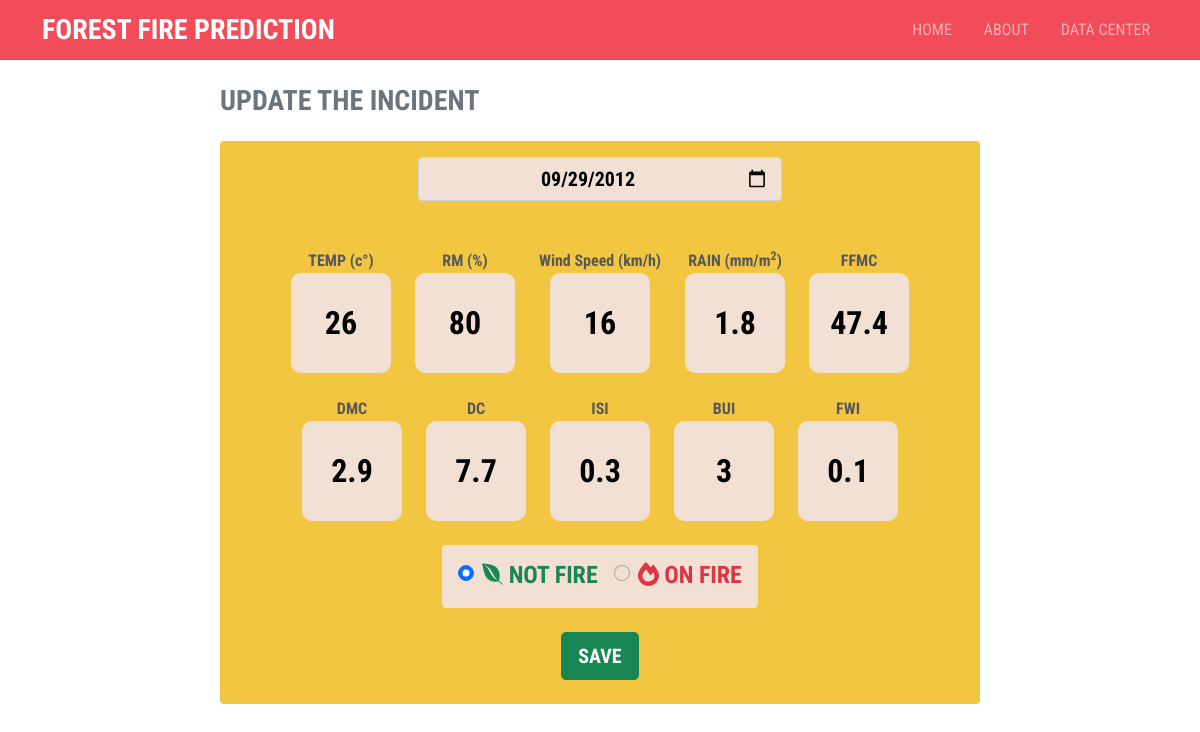
Page /update.php?i=132 on the committed database.
### tables this page shows
CREATE TABLE IF NOT EXISTS `datacenter` (
  `id` int(11) NOT NULL AUTO_INCREMENT,
  `tanggal` date NOT NULL,
  `temprature` float NOT NULL,
  `rm` float NOT NULL,
  `windspeed` float NOT NULL,
  `rain` float NOT NULL,
  `ffmc` float NOT NULL,
  `dmc` float NOT NULL,
  `dc` float NOT NULL,
  `isi` float NOT NULL,
  `bui` float NOT NULL,
  `fwi` float NOT NULL,
  `incident` varchar(256) NOT NULL,
  PRIMARY KEY (`id`)
);

### system.php (called while the page is built, shortened)
<?php
$con = mysqli_connect("localhost", "root", "", "kebakaran-nn") or die("Koneksi Gagal !!");
function query($sql): array
{
    global $con;
    $query = mysqli_query($con, $sql);
    $rows = array();
    while ($arr = mysqli_fetch_row($query)) {
        $rows[] = $arr;
    }
    return $rows;
}

### update.php (the view, shortened to what this page needs)
<!doctype html>
<html lang="en">
<head>
  <link href="https://cdn.jsdelivr.net/npm/bootstrap@5.1.3/dist/css/bootstrap.min.css" rel="stylesheet">
  <link rel="stylesheet" href="app.css">
</head>
<body>
  <?php
  include "./template/navbar.php";
  require "./system.php";
  $data = query("SELECT * FROM datacenter WHERE id = " . $_GET['i'] . " ")[0];
  ?>
  <div class="container">
    <div class="row justify-content-center my-4">
      <div class="col-md-8 px-0">
        <h3 class="m-0 fw-bold text-secondary">UPDATE THE INCIDENT</h3>
      </div>
      <div class="col-md-8 rounded px-3 pt-3 mt-4 predict-page">
        <form action="" class="mb-4" method="POST">
          <div class="d-flex justify-content-center mb-4">
            <div class="input-group w-50 mb-4">
              <input type="date" name="tgl" value="<?= $data[1]; ?>" class="form-control text-center fs-5" placeholder="DATE" required autofocus>
            </div>
          </div>
          <div class="d-flex justify-content-center gap-4 flex-wrap">
            <div class="base">
              <p class="m-0 fw-bold text-center text-2">TEMP (c&#176;)</p>
              <input type="number" value="<?= $data[2]; ?>" name="temp" class="basic-form-control" min="22" max="42" step=".0" placeholder="42" required>
            </div>
            <div class="base">
              <p class="m-0 fw-bold text-center text-2">RM (%)</p>
              <input type="number" value="<?= $data[3]; ?>" name="rm" class="basic-form-control" min="21" max="90" placeholder="90" required>
            </div>
            <div class="base">
              <p class="m-0 fw-bold text-center text-2">Wind Speed (km/h)</p>
              <input type="number" value="<?= $data[4]; ?>" name="ws" class="basic-form-control" min="6" max="29" placeholder="29" required>
            </div>
            <div class="base">
              <p class="m-0 fw-bold text-center text-2">RAIN (mm/m<sup>2</sup>)</p>
              <input type="number" value="<?= $data[5]; ?>" name="rain" class="basic-form-control" min="0" max="16.8" step="0.01" placeholder="16,8" required>
            </div>
            <div class="base">
              <p class="m-0 fw-bold text-center text-2">FFMC</p>
              <input type="number" value="<?= $data[6]; ?>" name="ffmc" class="basic-form-control" min="28.6" max="92.5" step="0.01" placeholder="92,5" required>
            </div>
            <div class="base">
              <p class="m-0 fw-bold text-center text-2">DMC</p>
              <input type="number" value="<?= $data[7]; ?>" name="dmc" class="basic-form-control" min="1.1" max="65.9" step="0.01" placeholder="65,9" required>
            </div>
            <div class="base">
              <p class="m-0 fw-bold text-center text-2">DC</p>
              <input type="number" value="<?= $data[8]; ?>" name="dc" class="basic-form-control" min="7" max="220.4" step="0.01" placeholder="220,4" required>
            </div>
            <div class="base">
              <p class="m-0 fw-bold text-center text-2">ISI</p>
              <input type="number" value="<?= $data[9]; ?>" name="isi" class="basic-form-control" min="0" max="18.5" step="0.01" placeholder="18,5" required>
            </div>
            <div class="base">
              <p class="m-0 fw-bold text-center text-2">BUI</p>
              <input type="number" value="<?= $data[10]; ?>" name="bui" class="basic-form-control" min="1.1" max="68" step="0.01" placeholder="68" required>
            </div>
            <div class="base">
              <p class="m-0 fw-bold text-center text-2">FWI</p>
              <input type="number" value="<?= $data[11]; ?>" name="fwi" class="basic-form-control" min="0" max="31.1" step="0.01" placeholder="31,1" required>
            </div>
          </div>
          <div class="d-flex text-left  justify-content-center">
            <div class="incidentBox d-flex gap-3 my-4 p-3 rounded">
              <div class="form-check">
                <input class="form-check-input" type="radio" <?= $data[12] == 0 ? 'checked' : ''; ?> value="0" name="incident" id="no-fire">
                <label class="form-check-label" for="no-fire">
                  <h4 class="fw-bold m-0 text-success"><i class="fab fa-envira"></i> NOT FIRE</h4>
                </label>
              </div>
              <div class="form-check">
                <input class="form-check-input" type="radio" <?= $data[12] == 1 ? 'checked' : ''; ?> value="1" name="incident" id="fire">
                <label class="form-check-label" for="fire">
                  <h4 class="fw-bold m-0 text-danger"><i class="fas fa-fire-alt"></i> ON FIRE</h4>
                </label>
              </div>
            </div>
          </div>
          <div class="d-flex justify-content-center">
            <button type="submit" name="submit" class="btn btn-lg btn-success fw-bold">SAVE</button>
          </div>
        </form>
      </div>
    </div>
  </div>
</body>
</html>

### app.css (style rules this page uses)
* { font-family: 'Roboto Condensed', sans-serif !important; }
.text-2 { color: #585858; }
.predict-page { background: #f2c641; text-align: center; }
.predict-page form input { background: #f2e0d5; color: black !important; font-weight: bold; }
.incidentBox { background: #f2e0d5; }
.predict-page form input.basic-form-control { height: 100px; width: 100px; border-radius: 10px; border: none; font-size: 2rem; text-align: center; }

### rows in the picture
datacenter: tgl "09/29/2012", temp "26", rm "80", ws "16", rain "1.8", ffmc "47.4", dmc "2.9", dc "7.7", isi "0.3", bui "3", fwi "0.1", incident "☑ NOT FIRE", incident "☐ ON FIRE"
